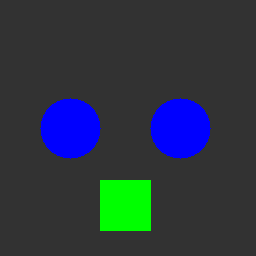
#> input picture data/mvtec_loco_ad/breakfast_box/test/good/000.png, 256 x 256 px, found by its file name; its folder holds only this picture in this run
$ python train.py
#> lines starting #> are read from the running program, lines starting #| are printed output that depends on the picture; after the words box and inside, x2 and y2 are one past the last pixel; in counts of white or black regions, pixels touching at a corner belong together
### confidence/estimator.py
import cv2
import numpy as np

class ConfidenceEstimator:
    """
    Estimates the confidence (reliability) of each region in a segmentation mask.
    Uses heuristic approaches such as expected blob size and shape characteristics.
    """
    def __init__(self, expected_areas=None):
        # Dictionary of expected areas for each class (e.g., {1: (2000, 3500), 2: (1500, 3000)})
        # In a real system, these are learned from the clean training set.
        self.expected_areas = expected_areas or {}

    def fit_expected_areas(self, clean_masks):
        """Learn expected area bounds from a list of clean training masks"""
        areas_by_class = {}
        for mask in clean_masks:
            for cls in np.unique(mask):
                if cls == 0: continue # Skip background

                binary_mask = (mask == cls).astype(np.uint8)
                num_labels, labels, stats, centroids = cv2.connectedComponentsWithStats(binary_mask, connectivity=8)

                for i in range(1, num_labels):
                    area = stats[i, cv2.CC_STAT_AREA]
                    if cls not in areas_by_class:
                        areas_by_class[cls] = []
                    areas_by_class[cls].append(area)

        # Calculate mean and std for each class
        for cls, areas in areas_by_class.items():
            mean_area = np.mean(areas)
            std_area = np.std(areas)
            # Allow +/- 2 std deviations
            self.expected_areas[cls] = (max(10, mean_area - 2*std_area), mean_area + 2*std_area)

    # [42 lines left out: function estimate_and_refine, not called in this run]

### anomaly_detection/logical_scorer.py
import numpy as np
import cv2

class LogicalAnomalyDetector:
    """
    Detects logical anomalies (quantity and relationships) based on segmentation masks.
    """
    def __init__(self):
        # Learned parameters from clean training data
        self.expected_counts = {} # {class_id: count}
        self.count_variances = {} # {class_id: variance} (using simple Gaussian for demo)

    def fit(self, clean_masks):
        """Learn expected counts of components per image"""
        counts_list = {}
        for mask in clean_masks:
            for cls in np.unique(mask):
                if cls == 0: continue

                binary_mask = (mask == cls).astype(np.uint8)
                num_labels, _, _, _ = cv2.connectedComponentsWithStats(binary_mask, connectivity=8)
                count = num_labels - 1 # exclude background

                if cls not in counts_list:
                    counts_list[cls] = []
                counts_list[cls].append(count)

        # Calculate mean and std
        for cls, counts in counts_list.items():
            self.expected_counts[cls] = np.mean(counts)
            self.count_variances[cls] = np.var(counts) if np.var(counts) > 0 else 0.1 # small default variance

    # [33 lines left out: function calculate_anomaly_score, not called in this run]

### train.py
import os
import cv2
import pickle
from confidence.estimator import ConfidenceEstimator
from anomaly_detection.logical_scorer import LogicalAnomalyDetector

def train(category="breakfast_box", data_dir="data/mvtec_loco_ad", model_dir="models"):
    """
    Fits the normal distributions for confidence estimation and logical anomaly detection
    using the clean training segmentation masks.
    """
#> called with category = 'breakfast_box', data_dir = 'data/mvtec_loco_ad', model_dir = 'models'
    train_mask_dir = os.path.join(data_dir, category, "segmentation_masks", "train", "good")

    clean_masks = []
    if not os.path.exists(train_mask_dir):
        print(f"Training mask directory not found: {train_mask_dir}")
        return

    for filename in os.listdir(train_mask_dir):
        if filename.endswith(".png") or filename.endswith(".jpg"):
            path = os.path.join(train_mask_dir, filename)
            mask = cv2.imread(path, cv2.IMREAD_GRAYSCALE)
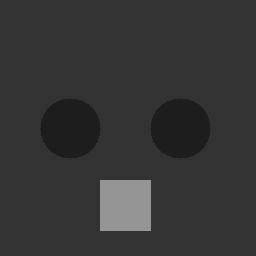
#> mask: shape (256, 256); min 29, max 149, mean 52.1
            if mask is not None:
                clean_masks.append(mask)

    if not clean_masks:
        print("No clean masks found for training.")
        return

    print(f"Training on {len(clean_masks)} clean masks for category: {category}")
#| Training on 1 clean masks for category: breakfast_box

    # Train Confidence Estimator (Expected area bounds)
    confidence_estimator = ConfidenceEstimator()
    confidence_estimator.fit_expected_areas(clean_masks)
#> the loop in fit_expected_areas, `for mask in clean_masks:` made 1 pass
#> after the loop in fit_expected_areas, `for mask in clean_masks:`:
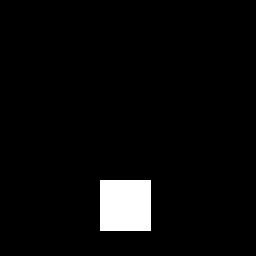
#> binary_mask: shape (256, 256); values 0 (black) and 1 (white), 4% white; 1 white region, box (x1, y1, x2, y2) and area: (100, 180, 151, 231) 2601
#> after the loop in fit_expected_areas, `for mask in clean_masks:`: areas_by_class = {29: [2821, 2821], 50: [57293], 149: [2601]}
#> the loop in fit_expected_areas, `for cls, areas in areas_by_class.items():` made 3 passes
#> (cls, areas, mean_area) on passes 1 to 3: (29, [2821, 2821], 2821), (50, [57293], 57293), (149, [2601], 2601)
#> after the loop in fit_expected_areas, `for cls, areas in areas_by_class.items():`: self.expected_areas = {29: (2821, 2821), 50: (57293, 57293), 149: (2601, 2601)}

    # Train Logical Anomaly Detector (Expected component counts)
    logical_detector = LogicalAnomalyDetector()
    logical_detector.fit(clean_masks)
#> the loop in fit, `for mask in clean_masks:` made 1 pass
#> after the loop in fit, `for mask in clean_masks:`: counts_list = {29: [2], 50: [1], 149: [1]}
#> the loop in fit, `for cls, counts in counts_list.items():` made 3 passes
#> (cls, counts) on passes 1 to 3: (29, [2]), (50, [1]), (149, [1])
#> after the loop in fit, `for cls, counts in counts_list.items():`: self.count_variances = {29: 0.1, 50: 0.1, 149: 0.1}; self.expected_counts = {29: 2, 50: 1, 149: 1}

    # Save models
    os.makedirs(model_dir, exist_ok=True)
    with open(os.path.join(model_dir, f"{category}_confidence.pkl"), 'wb') as f:
        pickle.dump(confidence_estimator, f)

    with open(os.path.join(model_dir, f"{category}_logical.pkl"), 'wb') as f:
        pickle.dump(logical_detector, f)

    print("Training complete. Models saved successfully.")

if __name__ == "__main__":
    train()
